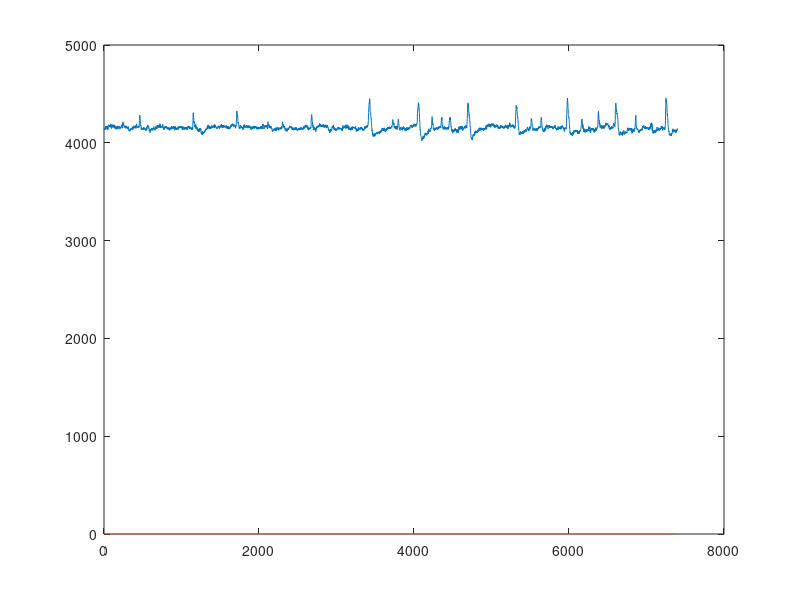
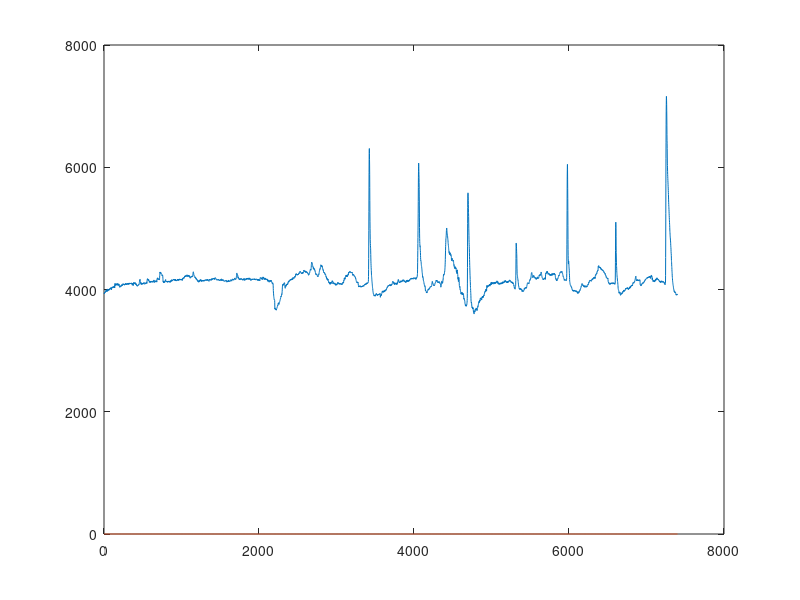
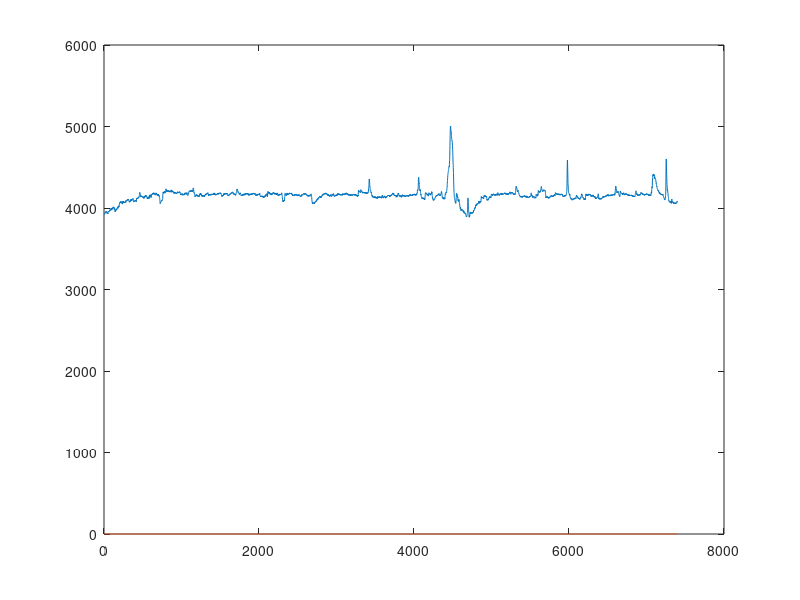
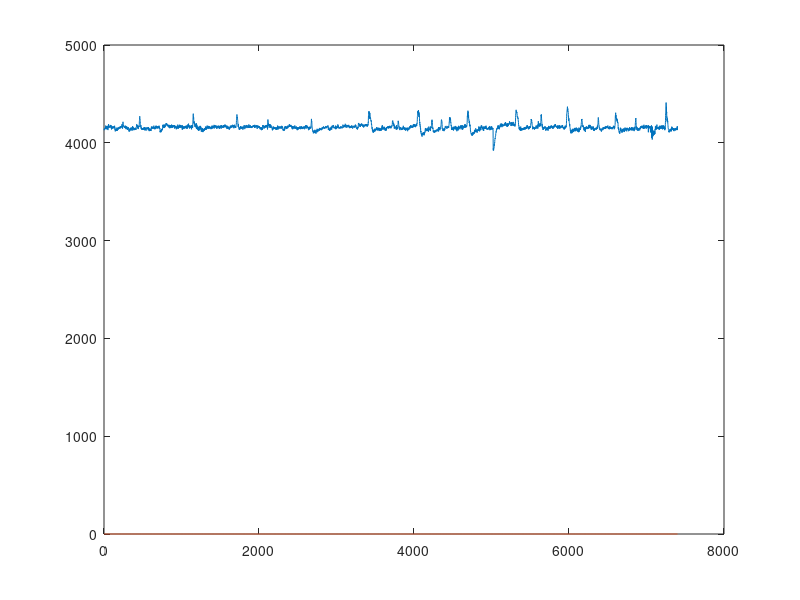

Reproduce these figures in MATLAB, in order.
%% Load data
clear ; clc; close all;
load('Dx.mat');
Dx=Dx';
for i = 1:20
    Dx_Sgolay(:,i) = sgolayfilt(Dx(:,i),97,99);
    figure
    plot(Dx(:,i)); hold on;
    plot(Dx_Sgolay(:,i));
end
Dx_Sgolay = Dx_Sgolay';